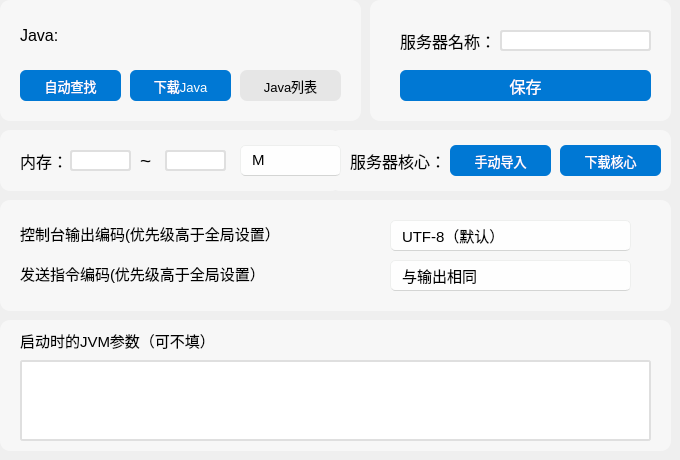
      <widget class="QWidget" name="ExtendedCPage">
       <widget class="QWidget" name="ExConfiguration_Widget" native="true">
        <property name="geometry">
         <rect>
          <x>0</x>
          <y>0</y>
          <width>671</width>
          <height>451</height>
         </rect>
        </property>
        <widget class="QPushButton" name="ExDownload_Core_PushButton">
         <property name="geometry">
          <rect>
           <x>560</x>
           <y>145</y>
           <width>101</width>
           <height>31</height>
          </rect>
         </property>
         <property name="font">
          <font>
           <family>Microsoft YaHei UI</family>
           <pointsize>10</pointsize>
          </font>
         </property>
         <property name="cursor">
          <cursorShape>PointingHandCursor</cursorShape>
         </property>
         <property name="styleSheet">
          <string notr="true">QPushButton
{
	background-color: rgb(0, 120, 212);
	border-radius: 6px;
	color: rgb(255, 255, 255);
}
QPushButton:hover
{
    background-color: rgb(0, 110, 212);
	border-radius: 6px;
    color: rgb(255, 255, 255);
}
QPushButton:pressed
{
    background-color: rgb(0, 100, 212);
	border-radius: 6px;
    color: rgb(255, 255, 255);
}</string>
         </property>
         <property name="text">
          <string>下载核心</string>
         </property>
         <property name="flat">
          <bool>false</bool>
         </property>
        </widget>
        <widget class="QPushButton" name="ExDownload_Java_PushButton">
         <property name="geometry">
          <rect>
           <x>130</x>
           <y>70</y>
           <width>101</width>
           <height>31</height>
          </rect>
         </property>
         <property name="font">
          <font>
           <family>Microsoft YaHei UI</family>
           <pointsize>10</pointsize>
          </font>
         </property>
         <property name="cursor">
          <cursorShape>PointingHandCursor</cursorShape>
         </property>
         <property name="styleSheet">
          <string notr="true">QPushButton
{
	background-color: rgb(0, 120, 212);
	border-radius: 6px;
	color: rgb(255, 255, 255);
}
QPushButton:hover
{
    background-color: rgb(0, 110, 212);
	border-radius: 6px;
    color: rgb(255, 255, 255);
}
QPushButton:pressed
{
    background-color: rgb(0, 100, 212);
	border-radius: 6px;
    color: rgb(255, 255, 255);
}</string>
         </property>
         <property name="text">
          <string>下载Java</string>
         </property>
         <property name="flat">
          <bool>false</bool>
         </property>
        </widget>
        <widget class="QPushButton" name="ExManual_Import_Core_PushButton">
         <property name="geometry">
          <rect>
           <x>450</x>
           <y>145</y>
           <width>101</width>
           <height>31</height>
          </rect>
         </property>
         <property name="font">
          <font>
           <family>Microsoft YaHei UI</family>
           <pointsize>10</pointsize>
          </font>
         </property>
         <property name="cursor">
          <cursorShape>PointingHandCursor</cursorShape>
         </property>
         <property name="styleSheet">
          <string notr="true">QPushButton
{
	background-color: rgb(0, 120, 212);
	border-radius: 6px;
	color: rgb(255, 255, 255);
}
QPushButton:hover
{
    background-color: rgb(0, 110, 212);
	border-radius: 6px;
    color: rgb(255, 255, 255);
}
QPushButton:pressed
{
    background-color: rgb(0, 100, 212);
	border-radius: 6px;
    color: rgb(255, 255, 255);
}</string>
         </property>
         <property name="text">
          <string>手动导入</string>
         </property>
         <property name="flat">
          <bool>false</bool>
         </property>
        </widget>
        <widget class="QLabel" name="ExSet_Core_Background">
         <property name="geometry">
          <rect>
           <x>330</x>
           <y>130</y>
           <width>341</width>
           <height>61</height>
          </rect>
         </property>
         <property name="font">
          <font>
           <family>Microsoft YaHei UI</family>
           <pointsize>12</pointsize>
          </font>
         </property>
         <property name="autoFillBackground">
          <bool>false</bool>
         </property>
         <property name="styleSheet">
          <string notr="true">QLabel
{
	background-color: rgb(247, 247, 247);
	border-radius: 10px
}</string>
         </property>
         <property name="text">
          <string/>
         </property>
        </widget>
        <widget class="QLabel" name="ExSet_Java_Background">
         <property name="geometry">
          <rect>
           <x>0</x>
           <y>0</y>
           <width>361</width>
           <height>121</height>
          </rect>
         </property>
         <property name="font">
          <font>
           <family>Microsoft YaHei UI</family>
           <pointsize>12</pointsize>
          </font>
         </property>
         <property name="autoFillBackground">
          <bool>false</bool>
         </property>
         <property name="styleSheet">
          <string notr="true">QLabel
{
	background-color: rgb(247, 247, 247);
	border-radius: 10px
}</string>
         </property>
         <property name="text">
          <string/>
         </property>
        </widget>
        <widget class="QLabel" name="ExMemory_1_Label">
         <property name="geometry">
          <rect>
           <x>20</x>
           <y>140</y>
           <width>71</width>
           <height>41</height>
          </rect>
         </property>
         <property name="font">
          <font>
           <family>Microsoft YaHei UI</family>
           <pointsize>12</pointsize>
          </font>
         </property>
         <property name="text">
          <string>内存：</string>
         </property>
        </widget>
        <widget class="QLineEdit" name="ExMinMemory_LineEdit">
         <property name="geometry">
          <rect>
           <x>70</x>
           <y>150</y>
           <width>61</width>
           <height>21</height>
          </rect>
         </property>
         <property name="font">
          <font>
           <family>Microsoft YaHei UI</family>
           <pointsize>9</pointsize>
          </font>
         </property>
         <property name="styleSheet">
          <string notr="true">QLineEdit
{
	border-radius: 3px;
	border: 2px;
	border-color: rgb(223, 223, 223);
    border-style: solid;
}
</string>
         </property>
        </widget>
        <widget class="QLabel" name="ExSet_Memory_Background">
         <property name="geometry">
          <rect>
           <x>0</x>
           <y>130</y>
           <width>341</width>
           <height>61</height>
          </rect>
         </property>
         <property name="font">
          <font>
           <family>Microsoft YaHei UI</family>
           <pointsize>12</pointsize>
          </font>
         </property>
         <property name="autoFillBackground">
          <bool>false</bool>
         </property>
         <property name="styleSheet">
          <string notr="true">QLabel
{
	background-color: rgb(247, 247, 247);
	border-radius: 10px
}</string>
         </property>
         <property name="text">
          <string/>
         </property>
        </widget>
        <widget class="QLabel" name="ExJava_Label">
         <property name="geometry">
          <rect>
           <x>20</x>
           <y>20</y>
           <width>71</width>
           <height>31</height>
          </rect>
         </property>
         <property name="font">
          <font>
           <family>Microsoft YaHei UI</family>
           <pointsize>12</pointsize>
          </font>
         </property>
         <property name="text">
          <string>Java:</string>
         </property>
        </widget>
        <widget class="QLineEdit" name="ExMaxMemory_LineEdit">
         <property name="geometry">
          <rect>
           <x>165</x>
           <y>150</y>
           <width>61</width>
           <height>21</height>
          </rect>
         </property>
         <property name="font">
          <font>
           <family>Microsoft YaHei UI</family>
           <pointsize>9</pointsize>
          </font>
         </property>
         <property name="styleSheet">
          <string notr="true">QLineEdit
{
	border-radius: 3px;
	border: 2px;
	border-color: rgb(223, 223, 223);
    border-style: solid;
}
</string>
         </property>
        </widget>
        <widget class="QLabel" name="ExMemory_2_Label">
         <property name="geometry">
          <rect>
           <x>140</x>
           <y>140</y>
           <width>21</width>
           <height>41</height>
          </rect>
         </property>
         <property name="font">
          <font>
           <family>Microsoft YaHei UI</family>
           <pointsize>14</pointsize>
          </font>
         </property>
         <property name="text">
          <string>~</string>
         </property>
        </widget>
        <widget class="QLabel" name="ExCore_Label">
         <property name="geometry">
          <rect>
           <x>350</x>
           <y>145</y>
           <width>91</width>
           <height>31</height>
          </rect>
         </property>
         <property name="font">
          <font>
           <family>Microsoft YaHei UI</family>
           <pointsize>12</pointsize>
          </font>
         </property>
         <property name="text">
          <string>服务器核心：</string>
         </property>
        </widget>
        <widget class="QPushButton" name="ExAuto_Find_Java_PushButton">
         <property name="geometry">
          <rect>
           <x>20</x>
           <y>70</y>
           <width>101</width>
           <height>31</height>
          </rect>
         </property>
         <property name="font">
          <font>
           <family>Microsoft YaHei UI</family>
           <pointsize>10</pointsize>
          </font>
         </property>
         <property name="cursor">
          <cursorShape>PointingHandCursor</cursorShape>
         </property>
         <property name="styleSheet">
          <string notr="true">QPushButton
{
	background-color: rgb(0, 120, 212);
	border-radius: 6px;
	color: rgb(255, 255, 255);
}
QPushButton:hover
{
    background-color: rgb(0, 110, 212);
	border-radius: 6px;
    color: rgb(255, 255, 255);
}
QPushButton:pressed
{
    background-color: rgb(0, 100, 212);
	border-radius: 6px;
    color: rgb(255, 255, 255);
}</string>
         </property>
         <property name="text">
          <string>自动查找</string>
         </property>
         <property name="flat">
          <bool>false</bool>
         </property>
        </widget>
        <widget class="QLabel" name="ExJava_Version_Label">
         <property name="geometry">
          <rect>
           <x>80</x>
           <y>20</y>
           <width>261</width>
           <height>31</height>
          </rect>
         </property>
         <property name="font">
          <font>
           <family>Microsoft YaHei UI</family>
           <pointsize>12</pointsize>
          </font>
         </property>
         <property name="text">
          <string/>
         </property>
        </widget>
        <widget class="QPushButton" name="ExFounded_Java_List_PushButton">
         <property name="geometry">
          <rect>
           <x>240</x>
           <y>70</y>
           <width>101</width>
           <height>31</height>
          </rect>
         </property>
         <property name="font">
          <font>
           <family>Microsoft YaHei UI</family>
           <pointsize>10</pointsize>
          </font>
         </property>
         <property name="cursor">
          <cursorShape>PointingHandCursor</cursorShape>
         </property>
         <property name="styleSheet">
          <string notr="true">QPushButton
{
	background-color: rgb(230, 230, 230);
	border-radius: 7px;
}
QPushButton:hover
{
	background-color: rgb(227, 227, 227);
	border-radius: 7px;
}
QPushButton:pressed
{
	background-color: rgb(225, 225, 225);
	border-radius: 7px;
}</string>
         </property>
         <property name="text">
          <string>Java列表</string>
         </property>
        </widget>
        <widget class="QLabel" name="ExOthers_Background">
         <property name="geometry">
          <rect>
           <x>370</x>
           <y>0</y>
           <width>301</width>
           <height>121</height>
          </rect>
         </property>
         <property name="font">
          <font>
           <family>Microsoft YaHei UI</family>
           <pointsize>12</pointsize>
          </font>
         </property>
         <property name="autoFillBackground">
          <bool>false</bool>
         </property>
         <property name="styleSheet">
          <string notr="true">QLabel
{
	background-color: rgb(247, 247, 247);
	border-radius: 10px
}</string>
         </property>
         <property name="text">
          <string/>
         </property>
        </widget>
        <widget class="QLineEdit" name="ExServer_Name_LineEdit">
         <property name="geometry">
          <rect>
           <x>500</x>
           <y>30</y>
           <width>151</width>
           <height>21</height>
          </rect>
         </property>
         <property name="font">
          <font>
           <family>Microsoft YaHei UI</family>
           <pointsize>9</pointsize>
          </font>
         </property>
         <property name="styleSheet">
          <string notr="true">QLineEdit
{
	border-radius: 3px;
	border: 2px;
	border-color: rgb(223, 223, 223);
    border-style: solid;
}
</string>
         </property>
        </widget>
        <widget class="QLabel" name="ExServer_Name_Label">
         <property name="geometry">
          <rect>
           <x>400</x>
           <y>20</y>
           <width>91</width>
           <height>41</height>
          </rect>
         </property>
         <property name="font">
          <font>
           <family>Microsoft YaHei UI</family>
           <pointsize>12</pointsize>
          </font>
         </property>
         <property name="text">
          <string>服务器名称：</string>
         </property>
        </widget>
        <widget class="QPushButton" name="ExCompleted_Save_PushButton">
         <property name="geometry">
          <rect>
           <x>400</x>
           <y>70</y>
           <width>251</width>
           <height>31</height>
          </rect>
         </property>
         <property name="font">
          <font>
           <family>Microsoft YaHei UI</family>
           <pointsize>12</pointsize>
          </font>
         </property>
         <property name="cursor">
          <cursorShape>PointingHandCursor</cursorShape>
         </property>
         <property name="styleSheet">
          <string notr="true">QPushButton
{
	background-color: rgb(0, 120, 212);
	border-radius: 6px;
	color: rgb(255, 255, 255);
}
QPushButton:hover
{
    background-color: rgb(0, 110, 212);
	border-radius: 6px;
    color: rgb(255, 255, 255);
}
QPushButton:pressed
{
    background-color: rgb(0, 100, 212);
	border-radius: 6px;
    color: rgb(255, 255, 255);
}</string>
         </property>
         <property name="text">
          <string>保存</string>
         </property>
         <property name="flat">
          <bool>false</bool>
         </property>
        </widget>
        <widget class="QComboBox" name="ExMemoryUnitComboBox">
         <property name="geometry">
          <rect>
           <x>240</x>
           <y>145</y>
           <width>101</width>
           <height>31</height>
          </rect>
         </property>
         <property name="font">
          <font>
           <family>Microsoft YaHei UI</family>
           <pointsize>11</pointsize>
           <kerning>true</kerning>
          </font>
         </property>
         <property name="styleSheet">
          <string notr="true">QComboBox {
    border: 1px solid rgb(238, 239, 238);
    border-radius: 5px;
    border-bottom: 1px solid rgb(212, 213, 212);
    padding: 5px 31px 6px 11px;
    color: black;
    background-color: rgb(254, 254, 254);
    text-align: left;
}

QComboBox:hover {
    background-color: rgb(251, 251, 251);
}

QComboBox:pressed {
    background-color: rgb(252, 252, 252);
    border-bottom: 1px solid rgb(238, 239, 238);
    color: rgba(0, 0, 0, 0.63);
}
QComboBox::drop-down
{
    subcontrol-origin: padding;
    subcontrol-position: right;
    width: 35px;
    border-left-style: solid;
}
QComboBox::down-arrow
{
    border-image: url(:/MCSL2_Icon/QComboBoxDownArrow.svg);
}
QComboBox QAbstractItemView {
    border: 1px solid rgba(0, 0, 0, 0.1);
    border-radius: 9px;
    background-color: rgb(249, 249, 249);
    outline: none;
}

QComboBox QAbstractItemView::item {
    padding-left: 0px;
    padding-right: 10px;
    border-radius: 5px;
    border: none;
}

QComboBox QAbstractItemView::item:hover {
    background-color: rgba(0, 0, 0, 9);
}

QComboBox QAbstractItemView::item:selected {
    background-color: rgba(0, 0, 0, 7);
    color: black;
}

QComboBox QAbstractItemView::item:selected:active {
    background-color: rgba(0, 0, 0, 0.06);
    color: rgba(0, 0, 0, 0.7);
}</string>
         </property>
         <item>
          <property name="text">
           <string>M</string>
          </property>
         </item>
         <item>
          <property name="text">
           <string>G</string>
          </property>
         </item>
        </widget>
        <widget class="QLabel" name="ExSet_Encoding_Background">
         <property name="geometry">
          <rect>
           <x>0</x>
           <y>200</y>
           <width>671</width>
           <height>111</height>
          </rect>
         </property>
         <property name="font">
          <font>
           <family>Microsoft YaHei UI</family>
           <pointsize>12</pointsize>
          </font>
         </property>
         <property name="autoFillBackground">
          <bool>false</bool>
         </property>
         <property name="styleSheet">
          <string notr="true">QLabel
{
	background-color: rgb(247, 247, 247);
	border-radius: 10px
}</string>
         </property>
         <property name="text">
          <string/>
         </property>
        </widget>
        <widget class="QLabel" name="ExConsoleInputDecoding">
         <property name="geometry">
          <rect>
           <x>20</x>
           <y>263</y>
           <width>251</width>
           <height>21</height>
          </rect>
         </property>
         <property name="font">
          <font>
           <family>Microsoft YaHei UI</family>
           <pointsize>11</pointsize>
          </font>
         </property>
         <property name="text">
          <string>发送指令编码(优先级高于全局设置）</string>
         </property>
        </widget>
        <widget class="QComboBox" name="ExConsoleOutputEncodingComboBox">
         <property name="geometry">
          <rect>
           <x>390</x>
           <y>220</y>
           <width>241</width>
           <height>31</height>
          </rect>
         </property>
         <property name="sizePolicy">
          <sizepolicy hsizetype="Expanding" vsizetype="Fixed">
           <horstretch>0</horstretch>
           <verstretch>0</verstretch>
          </sizepolicy>
         </property>
         <property name="font">
          <font>
           <family>Microsoft YaHei UI</family>
           <pointsize>11</pointsize>
           <kerning>true</kerning>
          </font>
         </property>
         <property name="styleSheet">
          <string notr="true">QComboBox {
    border: 1px solid rgb(238, 239, 238);
    border-radius: 5px;
    border-bottom: 1px solid rgb(212, 213, 212);
    padding: 5px 31px 6px 11px;
    color: black;
    background-color: rgb(254, 254, 254);
    text-align: left;
}

QComboBox:hover {
    background-color: rgb(251, 251, 251);
}

QComboBox:pressed {
    background-color: rgb(252, 252, 252);
    border-bottom: 1px solid rgb(238, 239, 238);
    color: rgba(0, 0, 0, 0.63);
}
QComboBox::drop-down
{
    subcontrol-origin: padding;
    subcontrol-position: right;
    width: 35px;
    border-left-style: solid;
}
QComboBox::down-arrow
{
    border-image: url(:/MCSL2_Icon/QComboBoxDownArrow.svg);
}
QComboBox QAbstractItemView {
    border: 1px solid rgba(0, 0, 0, 0.1);
    border-radius: 9px;
    background-color: rgb(249, 249, 249);
    outline: none;
}

QComboBox QAbstractItemView::item {
    padding-left: 0px;
    padding-right: 10px;
    border-radius: 5px;
    border: none;
}

QComboBox QAbstractItemView::item:hover {
    background-color: rgba(0, 0, 0, 9);
}

QComboBox QAbstractItemView::item:selected {
    background-color: rgba(0, 0, 0, 7);
    color: black;
}

QComboBox QAbstractItemView::item:selected:active {
    background-color: rgba(0, 0, 0, 0.06);
    color: rgba(0, 0, 0, 0.7);
}</string>
         </property>
         <item>
          <property name="text">
           <string>UTF-8（默认）</string>
          </property>
         </item>
         <item>
          <property name="text">
           <string>GBK（乱码可尝试）</string>
          </property>
         </item>
        </widget>
        <widget class="QComboBox" name="ExConsoleInputDecodingComboBox">
         <property name="geometry">
          <rect>
           <x>390</x>
           <y>260</y>
           <width>241</width>
           <height>31</height>
          </rect>
         </property>
         <property name="font">
          <font>
           <family>Microsoft YaHei UI</family>
           <pointsize>11</pointsize>
           <kerning>true</kerning>
          </font>
         </property>
         <property name="styleSheet">
          <string notr="true">QComboBox {
    border: 1px solid rgb(238, 239, 238);
    border-radius: 5px;
    border-bottom: 1px solid rgb(212, 213, 212);
    padding: 5px 31px 6px 11px;
    color: black;
    background-color: rgb(254, 254, 254);
    text-align: left;
}

QComboBox:hover {
    background-color: rgb(251, 251, 251);
}

QComboBox:pressed {
    background-color: rgb(252, 252, 252);
    border-bottom: 1px solid rgb(238, 239, 238);
    color: rgba(0, 0, 0, 0.63);
}
QComboBox::drop-down
{
    subcontrol-origin: padding;
    subcontrol-position: right;
    width: 35px;
    border-left-style: solid;
}
QComboBox::down-arrow
{
    border-image: url(:/MCSL2_Icon/QComboBoxDownArrow.svg);
}
QComboBox QAbstractItemView {
    border: 1px solid rgba(0, 0, 0, 0.1);
    border-radius: 9px;
    background-color: rgb(249, 249, 249);
    outline: none;
}

QComboBox QAbstractItemView::item {
    padding-left: 0px;
    padding-right: 10px;
    border-radius: 5px;
    border: none;
}

QComboBox QAbstractItemView::item:hover {
    background-color: rgba(0, 0, 0, 9);
}

QComboBox QAbstractItemView::item:selected {
    background-color: rgba(0, 0, 0, 7);
    color: black;
}

QComboBox QAbstractItemView::item:selected:active {
    background-color: rgba(0, 0, 0, 0.06);
    color: rgba(0, 0, 0, 0.7);
}</string>
         </property>
         <property name="currentIndex">
          <number>0</number>
         </property>
         <property name="sizeAdjustPolicy">
          <enum>QComboBox::AdjustToMinimumContentsLength</enum>
         </property>
         <property name="frame">
          <bool>true</bool>
         </property>
         <item>
          <property name="text">
           <string>与输出相同</string>
          </property>
         </item>
         <item>
          <property name="text">
           <string>UTF-8</string>
          </property>
         </item>
         <item>
          <property name="text">
           <string>GBK</string>
          </property>
         </item>
        </widget>
        <widget class="QLabel" name="ExConsoleOutputEncoding">
         <property name="geometry">
          <rect>
           <x>20</x>
           <y>223</y>
           <width>271</width>
           <height>21</height>
          </rect>
         </property>
         <property name="font">
          <font>
           <family>Microsoft YaHei UI</family>
           <pointsize>11</pointsize>
          </font>
         </property>
         <property name="text">
          <string>控制台输出编码(优先级高于全局设置）</string>
         </property>
        </widget>
        <widget class="QLabel" name="ExJVMArg">
         <property name="geometry">
          <rect>
           <x>20</x>
           <y>330</y>
           <width>251</width>
           <height>21</height>
          </rect>
         </property>
         <property name="font">
          <font>
           <family>Microsoft YaHei UI</family>
           <pointsize>11</pointsize>
          </font>
         </property>
         <property name="text">
          <string>启动时的JVM参数（可不填）</string>
         </property>
        </widget>
        <widget class="QLabel" name="ExJVMArg_Background">
         <property name="geometry">
          <rect>
           <x>0</x>
           <y>320</y>
           <width>671</width>
           <height>131</height>
          </rect>
         </property>
         <property name="font">
          <font>
           <family>Microsoft YaHei UI</family>
           <pointsize>12</pointsize>
          </font>
         </property>
         <property name="autoFillBackground">
          <bool>false</bool>
         </property>
         <property name="styleSheet">
          <string notr="true">QLabel
{
	background-color: rgb(247, 247, 247);
	border-radius: 10px
}</string>
         </property>
         <property name="text">
          <string/>
         </property>
        </widget>
        <widget class="QTextEdit" name="ExJVMArgLineEdit">
         <property name="geometry">
          <rect>
           <x>20</x>
           <y>360</y>
           <width>631</width>
           <height>81</height>
          </rect>
         </property>
         <property name="font">
          <font>
           <family>Microsoft YaHei UI</family>
           <pointsize>11</pointsize>
          </font>
         </property>
         <property name="styleSheet">
          <string notr="true">QTextEdit
{
	border-radius: 3px;
	border: 2px;
	border-color: rgb(223, 223, 223);
    border-style: solid;
}
</string>
         </property>
        </widget>
        <zorder>ExJVMArg_Background</zorder>
        <zorder>ExSet_Encoding_Background</zorder>
        <zorder>ExSet_Java_Background</zorder>
        <zorder>ExSet_Core_Background</zorder>
        <zorder>ExSet_Memory_Background</zorder>
        <zorder>ExDownload_Core_PushButton</zorder>
        <zorder>ExDownload_Java_PushButton</zorder>
        <zorder>ExManual_Import_Core_PushButton</zorder>
        <zorder>ExMemory_1_Label</zorder>
        <zorder>ExMinMemory_LineEdit</zorder>
        <zorder>ExJava_Label</zorder>
        <zorder>ExMaxMemory_LineEdit</zorder>
        <zorder>ExMemory_2_Label</zorder>
        <zorder>ExCore_Label</zorder>
        <zorder>ExAuto_Find_Java_PushButton</zorder>
        <zorder>ExJava_Version_Label</zorder>
        <zorder>ExFounded_Java_List_PushButton</zorder>
        <zorder>ExOthers_Background</zorder>
        <zorder>ExServer_Name_LineEdit</zorder>
        <zorder>ExServer_Name_Label</zorder>
        <zorder>ExCompleted_Save_PushButton</zorder>
        <zorder>ExMemoryUnitComboBox</zorder>
        <zorder>ExConsoleInputDecoding</zorder>
        <zorder>ExConsoleOutputEncodingComboBox</zorder>
        <zorder>ExConsoleInputDecodingComboBox</zorder>
        <zorder>ExConsoleOutputEncoding</zorder>
        <zorder>ExJVMArg</zorder>
        <zorder>ExJVMArgLineEdit</zorder>
       </widget>
      </widget>
